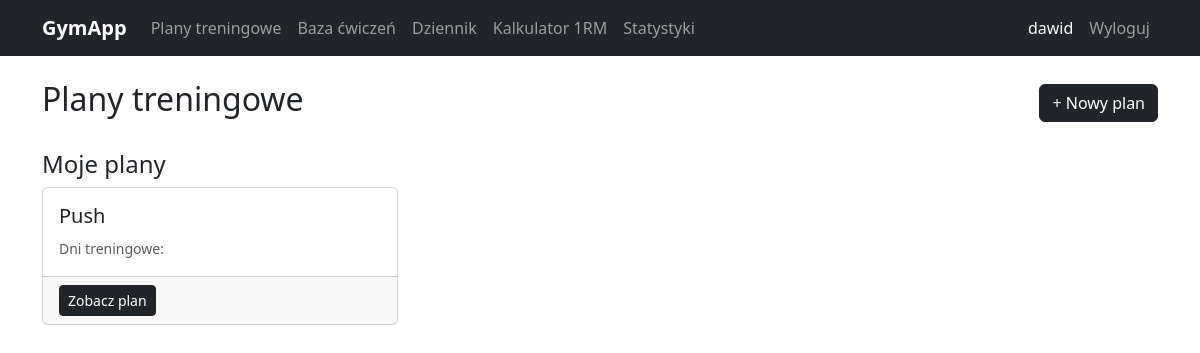
The page /plany/ (signed in) on the database as committed earlier.
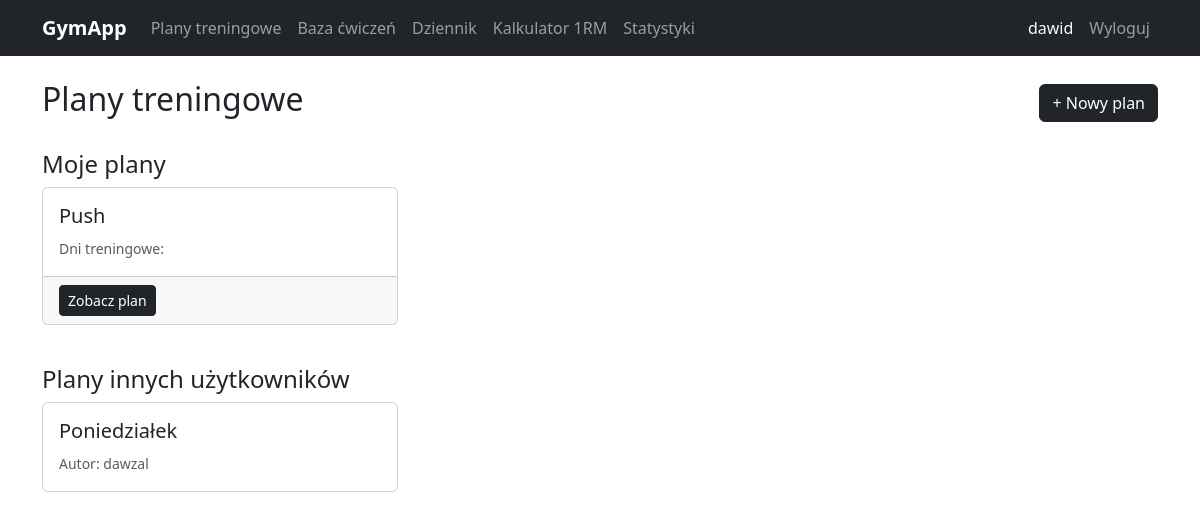
The same page on the database as committed later.
### tracker/models.py (models this page shows, shortened)
class PlanTreningowy(models.Model):
    nazwa = models.CharField(max_length=100)
    opis = models.TextField(blank=True)
    uzytkownik = models.ForeignKey(User, on_delete=models.CASCADE)
    data_utworzenia = models.DateTimeField(auto_now_add=True)
    czy_publiczny = models.BooleanField(default=False)
    class Meta:
        verbose_name = 'Plan treningowy'
        verbose_name_plural = 'Plany treningowe'

### tracker/views.py (the view)
# urls.py: path('plany/', views.lista_planow, name='lista_planow'),
@login_required
def lista_planow(request):
    moje_plany = PlanTreningowy.objects.filter(uzytkownik=request.user)
    publiczne_plany = PlanTreningowy.objects.filter(czy_publiczny=True).exclude(uzytkownik=request.user)
    return render(request, 'tracker/lista_planow.html', {
        'moje_plany': moje_plany,
        'publiczne_plany': publiczne_plany,
    })

### tracker/templates/tracker/lista_planow.html (shortened to what this page needs)
{% extends 'base.html' %}
{% block zawartosc %}
<div class="d-flex justify-content-between align-items-center mb-4">
    <h2>Plany treningowe</h2>
    <a href="{% url 'dodaj_plan' %}" class="btn btn-dark">+ Nowy plan</a>
</div>
<h4>Moje plany</h4>
{% if moje_plany %}
<div class="row mb-4">
    {% for plan in moje_plany %}
    <div class="col-md-4 mb-3">
        <div class="card h-100">
            <div class="card-body">
                <h5 class="card-title">{{ plan.nazwa }}</h5>
                <p class="card-text">
                    <small class="text-muted">
                        Dni treningowe: {{ plan.dni.count }}
                    </small>
                </p>
            </div>
            <div class="card-footer">
                <a href="{% url 'szczegoly_planu' plan.pk %}" class="btn btn-dark btn-sm">Zobacz plan</a>
            </div>
        </div>
    </div>
    {% endfor %}
</div>
{% else %}
<div class="alert alert-info mb-4">
    Nie masz jeszcze żadnych planów. <a href="{% url 'dodaj_plan' %}">Utwórz pierwszy plan!</a>
</div>
{% endif %}
{% if publiczne_plany %}
<h4>Plany innych użytkowników</h4>
<div class="row">
    {% for plan in publiczne_plany %}
    <div class="col-md-4 mb-3">
        <div class="card h-100">
            <div class="card-body">
                <h5 class="card-title">{{ plan.nazwa }}</h5>
                <p class="card-text">
                    <small class="text-muted">
                        Autor: {{ plan.uzytkownik.username }}
                    </small>
                </p>
            </div>
        </div>
    </div>
    {% endfor %}
</div>
{% endif %}
{% endblock %}

Rows that differ between the two databases and show on the page:
added PlanTreningowy: nazwa "Poniedziałek", uzytkownik.username "dawzal", shown under "Plany innych użytkowników"
Other text that changed with them:
text now shown: "Plany innych użytkowników"
